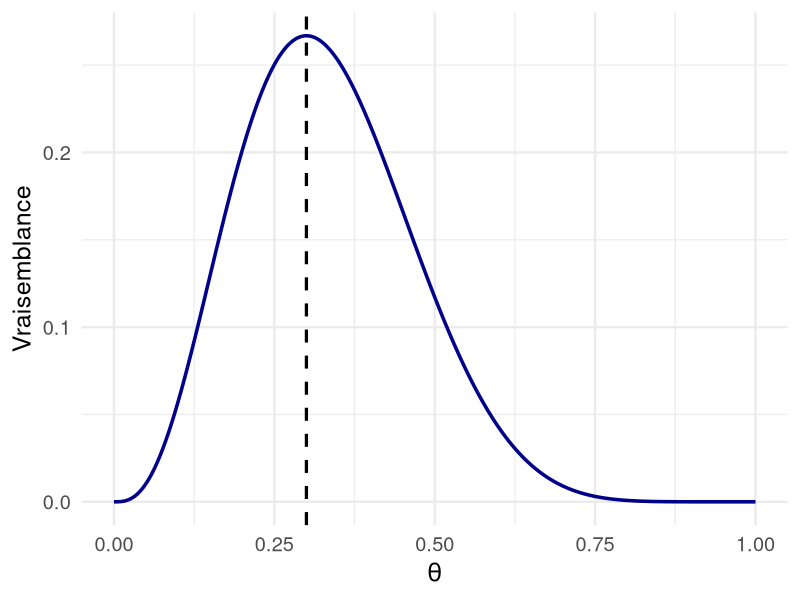

Source code (R):
## ---- chunk 1
# Installation des packages, à faire une seule fois
# install.packages("ggplot2")

# Chargement des packages
library(ggplot2)
## ---- chunk 2
dbinom(x = 3, size = 10, prob = 0.1)
## ---- chunk 3
dbinom(x = 3, size = 10, prob = 0.3)
## ---- chunk 4
dbinom(x = 3, size = 10, prob = 0.9)
## ---- chunk 5
lik.fun <- function(parameter) {
  ll <- dbinom(x = 3, size = 10, prob = parameter)
  return(ll)
}
## ---- chunk 6
# Séquence des valeurs possibles du paramètre
p_seq <- seq(0, 1, by = 0.001)
## ---- chunk 7
# Calcul de la vraisemblance pour chaque valeur
lik_values <- sapply(p_seq, lik.fun)
## ---- chunk 8
# Mettre le tout dans une dataframe
df <- data.frame(prob = p_seq, likelihood = lik_values)

# Faire le graphique
ggplot(df, aes(x = prob, y = likelihood)) +
  geom_line(color = "darkblue", linewidth = 1.2) +
  geom_vline(xintercept = 3/10, linetype = "dashed", color = "black", linewidth = 1.1) +
  labs(
    x = expression(theta),
    y = "Vraisemblance"
  ) +
  theme_minimal(base_size = 18)
## ---- chunk 9
optimize(lik.fun, c(0, 1), maximum = TRUE)
